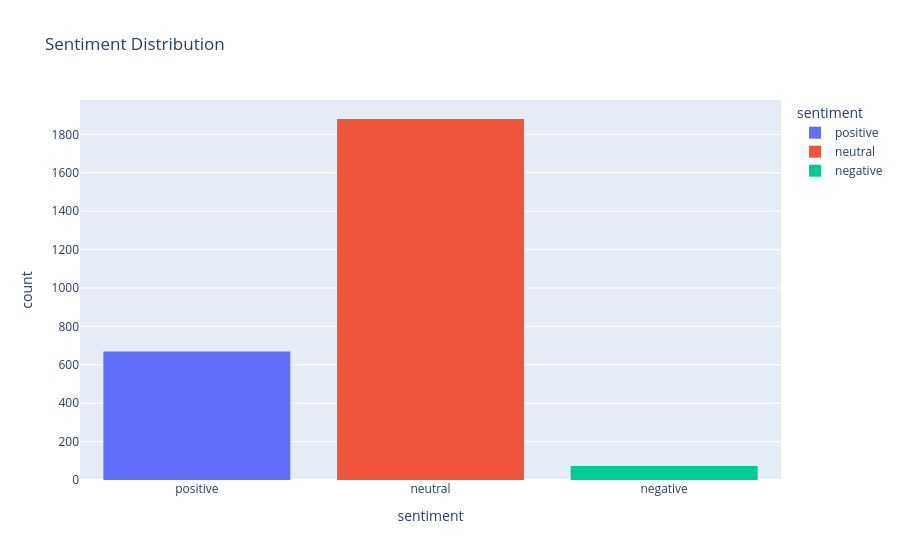

The notebook cell saved with this chart:
### Code cell
import plotly.express as px

fig = px.histogram(df, x="sentiment", title="Sentiment Distribution", color="sentiment")
fig.show()

### Figure 1 — Plotly figure (JSON) as saved in the notebook; plotly's stock layout.template omitted (floating-point values rounded to 4 significant figures; data arrays with more than 128 entries replaced by an {"elided": "..."} marker saying what was removed)
{"data": [{"bingroup": "x", "hovertemplate": "sentiment=%{x}<br>count=%{y}<extra></extra>", "legendgroup": "positive", "marker": {"color": "#636efa", "pattern": {"shape": ""}}, "name": "positive", "orientation": "v", "showlegend": true, "type": "histogram", "x": {"elided": "669 str values"}, "xaxis": "x", "yaxis": "y"}, {"bingroup": "x", "hovertemplate": "sentiment=%{x}<br>count=%{y}<extra></extra>", "legendgroup": "neutral", "marker": {"color": "#EF553B", "pattern": {"shape": ""}}, "name": "neutral", "orientation": "v", "showlegend": true, "type": "histogram", "x": {"elided": "1880 str values"}, "xaxis": "x", "yaxis": "y"}, {"bingroup": "x", "hovertemplate": "sentiment=%{x}<br>count=%{y}<extra></extra>", "legendgroup": "negative", "marker": {"color": "#00cc96", "pattern": {"shape": ""}}, "name": "negative", "orientation": "v", "showlegend": true, "type": "histogram", "x": ["negative", "negative", "negative", "negative", "negative", "negative", "negative", "negative", "negative", "negative", "negative", "negative", "negative", "negative", "negative", "negative", "negative", "negative", "negative", "negative", "negative", "negative", "negative", "negative", "negative", "negative", "negative", "negative", "negative", "negative", "negative", "negative", "negative", "negative", "negative", "negative", "negative", "negative", "negative", "negative", "negative", "negative", "negative", "negative", "negative", "negative", "negative", "negative", "negative", "negative", "negative", "negative", "negative", "negative", "negative", "negative", "negative", "negative", "negative", "negative", "negative", "negative", "negative", "negative", "negative", "negative", "negative", "negative", "negative", "negative", "negative", "negative", "negative"], "xaxis": "x", "yaxis": "y"}], "layout": {"barmode": "relative", "legend": {"title": {"text": "sentiment"}, "tracegroupgap": 0}, "title": {"text": "Sentiment Distribution"}, "xaxis": {"anchor": "y", "categoryarray": ["positive", "neutral", "negative"], "categoryorder": "array", "domain": [0, 1], "title": {"text": "sentiment"}}, "yaxis": {"anchor": "x", "domain": [0, 1], "title": {"text": "count"}}}}
